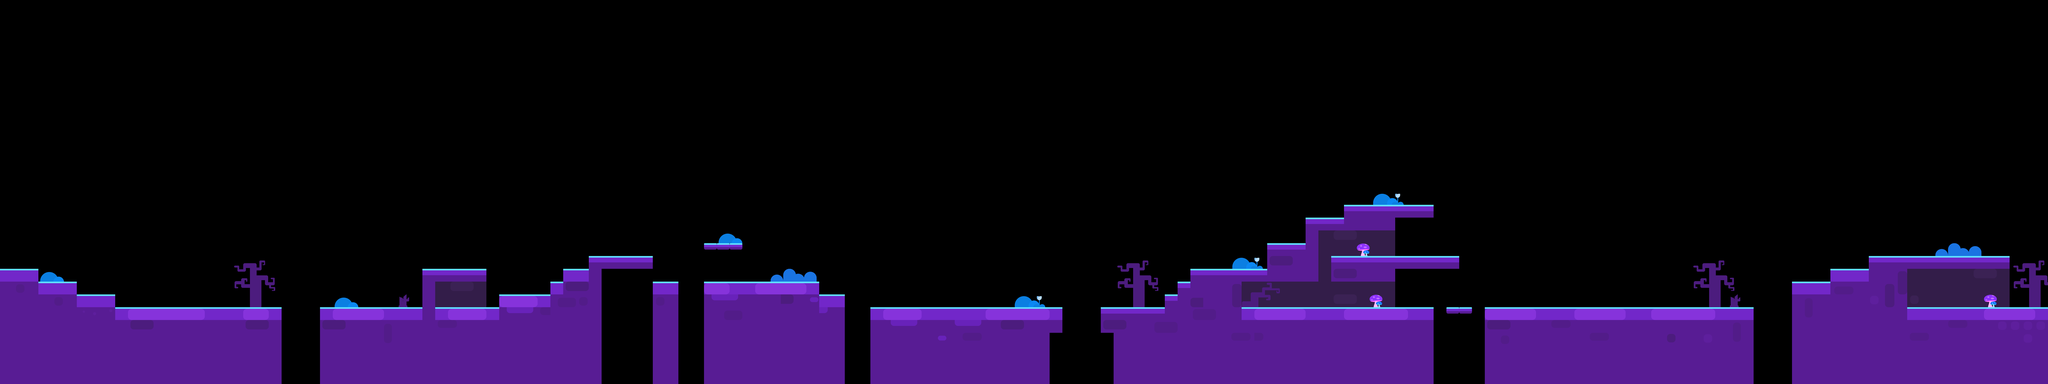

A 2D game scene composited from a Tiled map and its tileset images. What follows is a short description and the map's XML, with each tile layer's data collapsed to a summary:
An orthogonal 160x30 tile map with 80x80 px tiles, 4 tile layers (dizhuan, dizhuan1, dizhuan3, dizhuan4).

<map version="1.0" orientation="orthogonal" renderorder="right-down" width="160" height="30" tilewidth="80" tileheight="80">
 <tileset firstgid="1" name="bj_3_1" tilewidth="80" tileheight="80">
  <image source="bj_3_1.png" width="1120" height="640" />
 </tileset>
 <layer name="dizhuan" width="160" height="30">
  <data>[4800 cells, 1120 non-empty, 13 distinct tile ids]</data>
 </layer>
 <layer name="dizhuan1" width="160" height="30">
  <data>[4800 cells, 250 non-empty, 3 distinct tile ids]</data>
 </layer>
 <layer name="dizhuan3" width="160" height="30">
  <data>[4800 cells, 191 non-empty, 49 distinct tile ids]</data>
 </layer>
 <layer name="dizhuan4" width="160" height="30">
  <data>[4800 cells, 121 non-empty, 28 distinct tile ids]</data>
 </layer>
</map>
